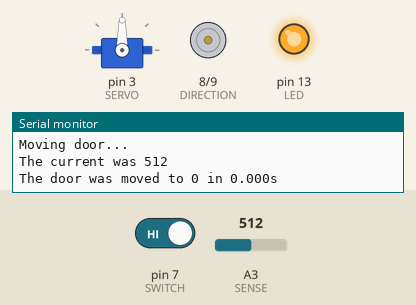
This sketch was run on a simulated Arduino Uno, built with avr-gcc and run on an emulated ATmega328P. On the bench: servo, direction and speed pins drawn as motors (green arrow = direction pin HIGH = forward, orange = LOW = backward, longer = more drive), output pins drawn as LEDs (lit = HIGH), the last lines printed to the serial monitor. The test bench sets the inputs (shaded band); at power-on: pin 7 (SWITCH) HIGH, A3 (SENSE) = 512. The local clock reads 2024-03-15 10:24:30 at power-on unless the sketch sets it.

Above: at 2.2 s.
2.3 s: pin 7 (SWITCH) driven LOW
At 7.9 s:
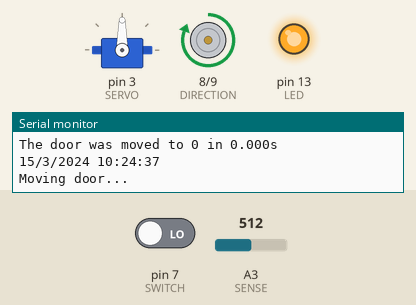
9.6 s: pin 7 (SWITCH) driven HIGH
At 13.8 s:
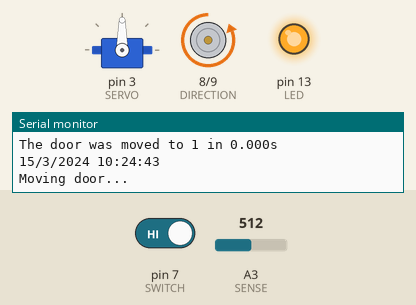
Timing chart, 0 to 15.7 s (numbered marks = the images above; inputs shaded):
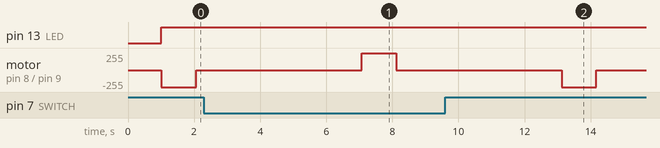

Measured:
- after the input at 2.3 s, motor on pin 8 (DIRECTION) / pin 9 (ENABLE): stopped → forward 255/255 after 4.8 s, → stopped 1.1 s later
- after the input at 9.6 s, motor on pin 8 (DIRECTION) / pin 9 (ENABLE): stopped → backward 255/255 after 3.5 s, → stopped 1.1 s later

The sketch:

poulailler.ino
```cpp
/*
 * Arduino Poulailler
 * (4) Fantastiques
 *
 * Open the chicken coop door at sunrise, closes it at sunset.
 *
 * Pinout :
 *    EDVACarduino shield has an L298P, RF serial (APC220), and motor control. Servomotor MKS DS95 is used.
 *    Desolder "VSENSE" to go to arduino's SENSE pin via a 2 Ohm resistor (high power rating).
 *
 * Libraries needed :
 *    Sunrise (the version before timelord?)
 *    RTClib (ladyada's?)
 */

#include <Wire.h>
#include <RTClib.h>
#include <Sunrise.h>
#include <Servo.h>


// Pins
#define SERVO        3 // Unused
#define SWITCH       7 // User input
#define DIRECTION    8 // or 11 (shield)
#define ENABLE       9 // or 10 (shield)
#define LED          13
#define SENSE        A3 // Beware, A4 and A5 are for I2C, even on Uno boards

#define LATTITUDE    43.6053    // Toulouse
#define LONGITUDE    1.4552052
#define TIMEZONE     +2


RTC_DS1307 RTC;
Sunrise sunrise(LATTITUDE, LONGITUDE, TIMEZONE);
Sunrise sunset(LATTITUDE, LONGITUDE, TIMEZONE);
Servo servo;


void setup() {
   Wire.begin();
   Serial.begin(9600);
   RTC.begin();
   servo.attach(SERVO, 850, 2150);

   // Update the RTC with your computer clock:
// RTC.adjust(DateTime(__DATE__, __TIME__));

   sunrise.Civil();
   sunset.Civil();

   digitalWrite(SWITCH, HIGH); // Pull-up on input.
   pinMode(DIRECTION, OUTPUT);
   pinMode(ENABLE, OUTPUT);
   pinMode(LED, OUTPUT);

   Serial.println("Reboot.");
   delay(1000);
}


int measureCurrent() {
   int voltage = 0;

   for(int i = 0; i < 5; i++) {
      delay(10);
      voltage += analogRead(SENSE);
   }

   return voltage / 5;
}


void moveDoor(int state) {
   unsigned long duration = 0;
   unsigned long start = millis();

   digitalWrite(DIRECTION, state);
   digitalWrite(ENABLE, HIGH);

   delay(1000); // First inductive spike.

   int current;
   do {
      current = measureCurrent();

      if(current > 400)
         break;

      //if(digitalRead(CONTACT_TOP) == 0)
      //   break;

      delay(100);
      duration = millis() - start;
   } while(duration < 8000);

   Serial.print("The current was ");
   Serial.println(current, DEC);

   digitalWrite(ENABLE, LOW);

   Serial.print("The door was moved to ");
   Serial.print(state, DEC);
   Serial.print(" in ");
   Serial.print(duration / 1000., 3);
   Serial.println("s");
}


int WorkingHour() {
   int working = 1;

   DateTime now = RTC.now();
   sunrise.Rise(now.month(), now.day());
   sunset.Set(now.month(), now.day());

   if(sunrise.Hour() > now.hour() || (sunrise.Hour() == now.hour() && sunrise.Minute() > now.minute())) {
      Serial.println("(before sunrise)");
      working = 0;
   }

   if(sunset.Hour() < now.hour() || (sunset.Hour() == now.hour() && sunset.Minute() < now.minute())) {
      Serial.println("(after sunset)");
      working = 0;
   }
   digitalWrite(LED, working);
   return working;
}


void loop() {
   /*
   moveDoor(0);
   delay(5000);
   moveDoor(1);
   delay(5000);
   //*/

   //*
   int state = -1; // Initial state unknown.

   while(true) {
      printTime();

      int should_invert = digitalRead(SWITCH);
      int new_state = WorkingHour() ^ should_invert;

      if(new_state != state) {
         Serial.println("Moving door...");
         moveDoor(new_state);
         state = new_state;
      }

      delay(5000);
   }
   //*/

   /*
   DateTime now = RTC.now();
   sunrise.Rise(now.month(), now.day());
   Serial.print("Lever du soleil a ");
   Serial.print(sunrise.Hour(), DEC);
   Serial.print('h');
   Serial.print(sunrise.Minute(), DEC);
   Serial.println();

   sunset.Set(now.month(), now.day());
   Serial.print("Coucher du soleil a ");
   Serial.print(sunset.Hour(), DEC);
   Serial.print('h');
   Serial.print(sunset.Minute(), DEC);
   Serial.println();
   //*/
}


void printTime()
{
   DateTime now = RTC.now();
   Serial.print(now.day(), DEC);
   Serial.print('/');
   Serial.print(now.month(), DEC);
   Serial.print('/');
   Serial.print(now.year(), DEC);
   Serial.print(' ');
   Serial.print(now.hour(), DEC);
   Serial.print(':');
   Serial.print(now.minute(), DEC);
   Serial.print(':');
   Serial.print(now.second(), DEC);
   Serial.println();
}
```
